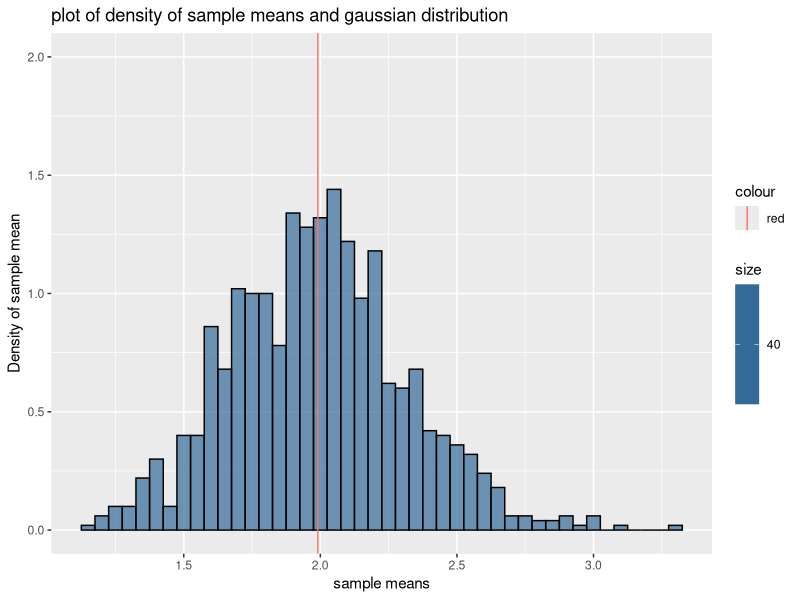

Reproduce this figure in R. (Note: this script raises an error after producing the figure.)
set.seed(46)
simulations = 1000
library(ggplot2)
my.array <- array(0, dim=c(simulations))
#my.array <-as.numeric(my.array)

for (i in 1 : simulations) {
  my.array[i] = mean(rexp(40,0.5))
}
data <- data.frame(my.array,size=40)
print(data)
sampleMean <- mean(my.array)
sampleVariance <- var(my.array)
print(sampleMean)
print(sampleVariance)
theoreticalVariance <- ((1/0.5)/sqrt(40))^2
print(theoreticalVariance)

means <- data.frame(my.array)
print(dim(means))
print(class(as.numeric(my.array)))



ggplot(data,aes(x=my.array,fill=size))+
  #theme_bw()+
  geom_histogram(aes(y=..density..),alpha=0.7,binwidth=.05,col="black") +
  ylim(c(0,2))+
  #stat_function(fun=dnorm,args=list(mean=2,sd=sd(my.array)))+
  geom_vline(aes(xintercept=mean(my.array),colour="red")) +
  #geom_text(aes(x=mean(my.array),label="\nsample mean",y=0.5),colour="black",angle=90, text = element_text(size=11))+
  xlab("sample means") + ylab("Density of sample mean")+
  ggtitle("plot of density of sample means and gaussian distribution")
  
cumulative_mean = list()
counts = 0
sums = 0
li = list()
for(mu in my.array){
  counts = counts +1;
  sums = sums + mu;
  li[counts]<-mu
  print(li)
  cumulative_mean[counts]<-var(li)
  
}
# g <- ggplot(data.frame(x = 1:simulations, y = cumulative_mean), aes(x = x, y = y))
# g <- g + geom_hline(yintercept = 0) + geom_line(size = 2)
# g <- g + geom_abline(intercept = sampleMean, slope = 0, color = "blue", size = 1)
# g <- g + scale_y_continuous(breaks=c(1, 1.4, 1.8, 2.2, 2.6, 3), limits=c(1, 3))
# g <- g + labs(title="Sample Mean vs Theoretical  Mean")
# g <- g + labs(x = "Simulations", y = "Sample Mean")
# print(g)

simulations_count_array = list()
real_mean = list()
for(i in 1:simulations){
  simulations_count_array[i]<-i
  real_mean[i] = 2
}


plot(simulations_count_array, cumulative_mean, ylim =c(1.5,2.5),
     main="Sample Mean vs Theoretical  Mean",
     ylab="sample mean",xlab = "simulations",
     type = "l",
     col="blue", cex.lab = 1.5)

lines(simulations_count_array,real_mean,col='black',lwd=1)
legend("bottomright",c("Theoretical  Mean","Sample mean"), col=c("black","blue"), lwd=3)


